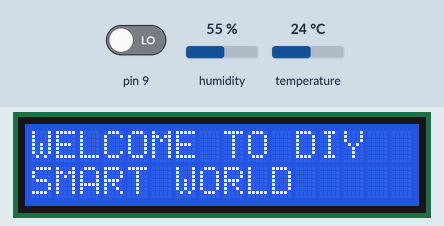
Simulated run of this sketch. Board: Arduino Uno, built with avr-gcc and run on an emulated ATmega328P. Shown: 16×2 character LCD. The inputs (shaded band) are chosen by the test bench; at power-on: pin 9 LOW, humidity 55 %, temperature 24 °C. The modem accepts every AT command (registered, SIM ready, sends succeed) and sends nothing else; what the sketch prints to the serial monitor is not drawn.

Above: at 0.1 s.
At 3.1 s:
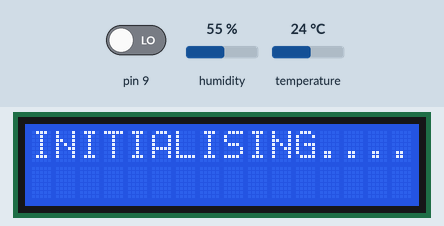
At 5.1 s:
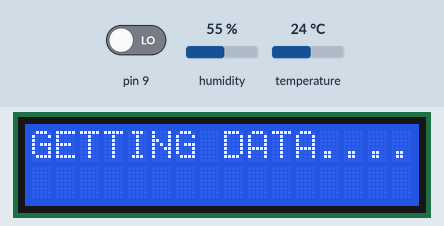
At 25.1 s:
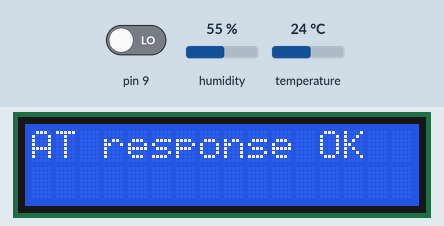
At 27.1 s:
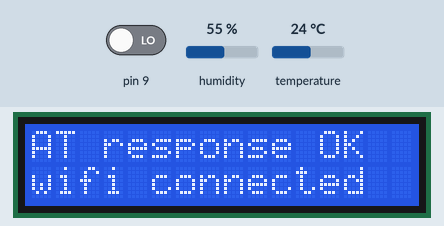
At 34.3 s:
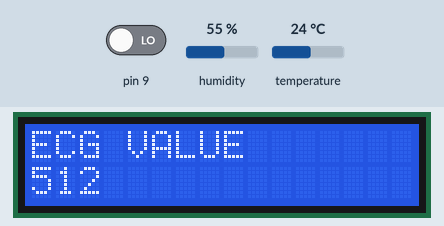

The sketch:

test.ino
```cpp
#include <dht.h>


#include <stdlib.h>
dht DHT;
#define DHT11_PIN 7     // what pin we're connected to

#include <SoftwareSerial.h>
#include <LiquidCrystal.h>
/***********************/

/* change with your data*/

String apiKey = "6EI741MIG67UGHVV";               // Change with your apikey

String ssid = "harsh";                            // change with your wifi name

String password = "rishu2734";                   // Change with your wifi password

String channelID = "1114497"; // Enter your Actuator1 Channel ID here
/***********************/

LiquidCrystal lcd(13, 8, 5, 4, 3, 2);

//Variables of pulse sensor
//int fadePin = 8;                  // pin to do fancy classy fading blink at each beat
//int fadeRate = 0;                 // used to fade LED on with PWM on fadePin

float t=0;
char data = 0;
float temp = 0;
float h=0;
float rt=0;

//  Variables of pulse sensor
//int PulseSensorPurplePin = 4;        // Pulse Sensor PURPLE WIRE connected to ANALOG PIN 0
//int LED13 = 13;                    //  The on-board Arduion LED


int Signal;                // holds the incoming raw data. Signal value can range from 0-1024
int Threshold = 550;            // Determine which Signal to "count as a beat", and which to ingore.

int ecg_value=0;              //ecg variable

SoftwareSerial ser(10, 12); // RX, TX

void setup()

{
//pinMode(LED13,OUTPUT);
pinMode(8, INPUT);                // Setup for leads off detection LO +    for ECG
pinMode(11, INPUT);               // Setup for leads off detection LO -    for ECG
Serial.begin(9600);

ser.begin(115200);

lcd.begin(16,2);  //16 by 2 character display
lcd.setCursor(0,0);
lcd.print("WELCOME TO DIY");
lcd.setCursor(0,1);
lcd.print("SMART WORLD");
delay(2000);
lcd.clear();
lcd.setCursor(0,0);
lcd.print("Patient Health");
lcd.setCursor(0,1);
lcd.print("MONITORING");
delay(1000);
lcd.clear();
lcd.setCursor(0,0);
lcd.print("INITIALISING....");
delay(2000);
lcd.clear();
lcd.setCursor(0,0);
lcd.print("GETTING DATA....");


Serial.println("WELCOME TO DIY SMART WORLD");
Serial.println("");
Serial.println("Patient Health");
delay(3000);
Serial.println("Monitoring");
delay(7000);
Serial.println("");
Serial.println("Initialising...");
Serial.println("");
delay(5000);
Serial.println("Getting Data...");
delay(2000);
ser.println("AT");

delay(3000);

if(ser.find("OK"))

{

Serial.println("AT response is OK");
lcd.clear();
lcd.setCursor(0,0);
lcd.print("AT response OK");

while(connectWiFi() == false);

}
}

void loop()

{

t = analogRead(A0);  // Read sensor value and stores in a variable t

  Serial.print("Airquality = ");

  Serial.println(t);


int temp_val = analogRead(A1);
float mv = (temp_val/1024.0)*5000;
float cel = mv/10;
temp = (cel*9)/5 + 32;
Serial.print("Body Temperature: ");
Serial.println(temp);
//Serial.println(" F");

int chk = DHT.read11(DHT11_PIN);
h = DHT.humidity;
rt = DHT.temperature;   // Read temperature as Celsius (the default)
Serial.print("Area Humidity: ");
Serial.println(DHT.humidity);
//Serial.println(" %");
Serial.print("Area Temperature: ");
Serial.println(DHT.temperature);
//Serial.println(" C");

Signal = analogRead(A4);  // Read the PulseSensor's value.
Serial.print("PULSE RATE : ");                                              // Assign this value to the "Signal" variable.
Serial.println(Signal);                    // Send the Signal value to Serial Plotter.
//Serial.println(" BPM");
/*if(Signal > Threshold){                          // If the signal is above "550", then "turn-on" Arduino's on-Board LED.
     digitalWrite(LED13,HIGH);
   } else {
     digitalWrite(LED13,LOW);                //  Else, the sigal must be below "550", so "turn-off" this LED.
   }
delay(10);*/

if((digitalRead(9) == 1)||(digitalRead(12) == 1)){                   //code for ECG
Serial.print("ECG VALUE : ");
Serial.println(ecg_value);
//Serial.println("No Value");
}
else{
// send the value of analog input 0:
ecg_value=analogRead(A3);
Serial.print("ECG VALUE : ");
Serial.println(ecg_value);
}
//Wait for a bit to keep serial data from saturating
delay(2000);                                                        //code end for ECG

lcd.clear();
lcd.setCursor(0,0);
lcd.print("Airquality");
lcd.setCursor(0,1);
lcd.print(t);
delay(1000);
lcd.clear();
lcd.setCursor(0,0);
lcd.print("Body Temp");
lcd.setCursor(0,1);
lcd.print(temp);
delay(1000);
lcd.clear();
lcd.setCursor(0,0);
lcd.print("Area Humidity");
lcd.setCursor(0,1);
lcd.print(DHT.humidity);
delay(1000);
lcd.clear();
lcd.setCursor(0,0);
lcd.print("Area Temp");
lcd.setCursor(0,1);
lcd.print(DHT.temperature);
delay(1000);
lcd.clear();
lcd.setCursor(0,0);
lcd.print("Pulse Rate");
lcd.setCursor(0,1);
lcd.print(Signal);
delay(1000);
lcd.clear();
lcd.setCursor(0,0);
lcd.print("ECG VALUE");
lcd.setCursor(0,1);
lcd.print(ecg_value);


String cmd = "AT+CIPSTART=\"TCP\",\"184.106.153.149\",80";

ser.println(cmd);

delay(2000);

if(ser.find("Error"))

{

Serial.println("AT+CIPSTART error");

return;

}

  int command;
  // preparacao da string GET
  String getStr = "GET /channels/";
  getStr += channelID;
  getStr +="/fields/1/last";
  getStr += "\r\n";
  Serial.println("received from actuator is: ");
  Serial.println(getStr);

  String messageDown = sendThingSpeakGetCmd(getStr);
  if (messageDown[5] == 49)
  {
    command = messageDown[7]-48;
    Serial.print("Command received: ");
    Serial.println(command);
  }


String SndStr = "GET /update?api_key=";

SndStr += apiKey;

SndStr +="&field1=";

SndStr += String(t);
SndStr +="&field2=";
SndStr += String(temp);
SndStr +="&field3=";
SndStr += String(rt);
SndStr +="&field4=";
SndStr += String(h);
SndStr +="&field5=";
SndStr += String(Signal);
SndStr +="&field6=";
SndStr += String(ecg_value);

SndStr += "\r\n\r\n";

cmd = "AT+CIPSEND=";

cmd += String(SndStr.length());

ser.println(cmd);

delay(5000);

if(ser.find(">"))

{

ser.print(SndStr);

}

else

{

ser.println("AT+CIPCLOSE");

Serial.println("AT+CIPCLOSE");

}

delay(1000);

}


String sendThingSpeakGetCmd(String getStr)
{
  String cmd = "AT+CIPSEND=";
  cmd += String(getStr.length());

  Serial.print("enviado ==> lenght cmd: ");
  Serial.println(cmd);

  if(ser.find((char *)">"))
  {
    ser.print(getStr);
    Serial.print("enviado ==> getStr: ");
    Serial.println(getStr);
    delay(500);//tempo para processar o GET, sem este delay apresenta busy no próximo comando

    String messageBody = "";
    while (ser.available())
    {
      String line = ser.readStringUntil('\n');
      if (line.length() == 1)
      { //actual content starts after empty line (that has length 1)
        messageBody = ser.readStringUntil('\n');
      }
    }
    Serial.print("MessageBody received: ");
    Serial.println(messageBody);
    return messageBody;
  }
  else
  {
    ser.println("AT+CIPCLOSE");     // alert user
    Serial.println("ESP8266 CIPSEND ERROR: RESENDING"); //Resend...
  }
}


boolean connectWiFi(void)

{

ser.println("AT+CWMODE=3");

delay(1000);

String cmd="AT+CWJAP=\"";

cmd+=ssid;

cmd+="\",\"";

cmd+=password;

cmd+="\"";

ser.println(cmd);

delay(1000);

if(ser.find("OK"))

{
lcd.setCursor(0,1);
lcd.print("wifi connected");

Serial.println("wifi connection OK");

return true;

}else

{
lcd.setCursor(0,1);
lcd.print("wifi connection OK");

Serial.println("wifi connection error");

return false;

}
}
```

Measured:
- what the display in image 1 shows lasts 2.0 s, from 3.1 s to 5.1 s
- what the display in image 2 shows lasts 20.0 s, from 5.1 s to 25.1 s
- what the display in image 4 shows lasts 2.1 s, from 27.1 s to 29.2 s
